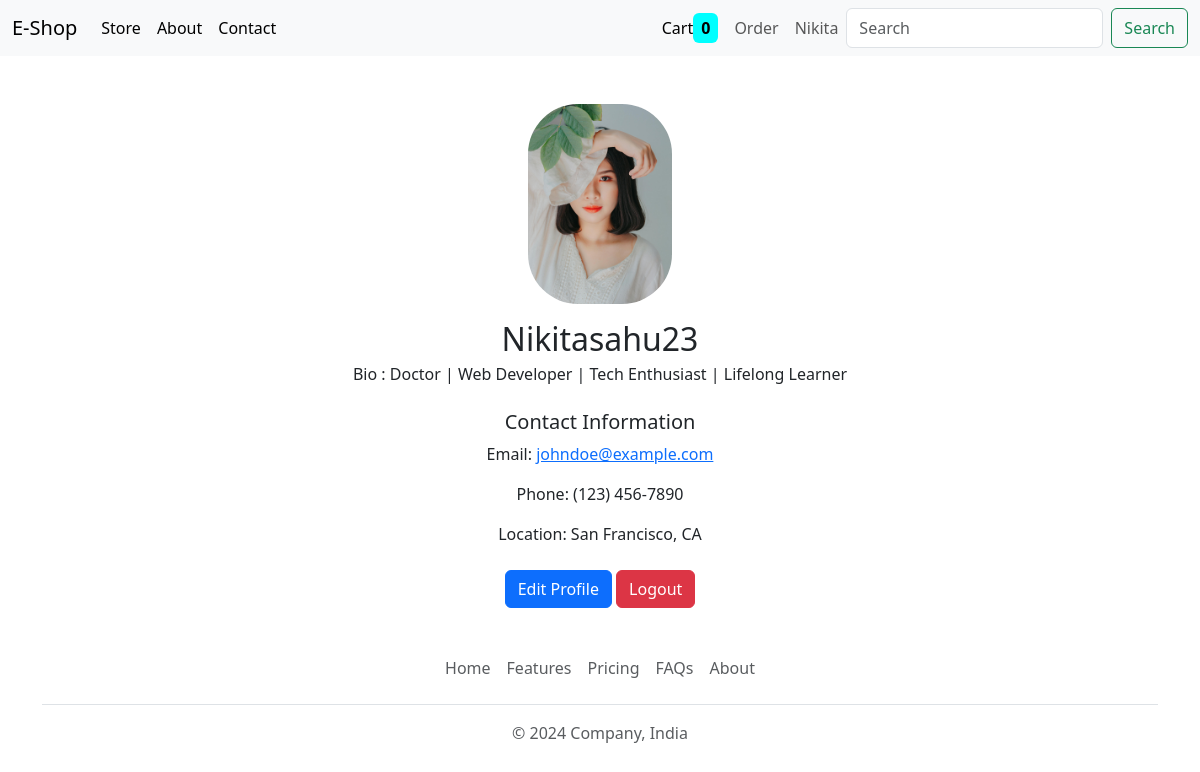
Screenshot of /profile/ (signed in) with the database file from the repository.
### store/models/customer.py (models this page shows)
class Customer(models.Model):
    firstname = models.CharField(max_length=50)
    lastname = models.CharField(max_length=50)
    email = models.EmailField()
    phone = models.CharField(max_length=15)
    username = models.CharField(max_length=50)
    password = models.CharField(max_length=50)
    def __str__(self):
        return self.username

### store/models/profile.py (models this page shows)
class Profile(models.Model):
    customer = models.OneToOneField(Customer, on_delete=models.CASCADE, related_name='profile')
    image = models.ImageField(upload_to='profilePicture')
    bio = models.CharField(max_length=200)
    def __str__(self):
        return f"{self.customer}"

### store/views.py (the view)
# urls.py: path('profile/', views.ProfilePage, name='profile'),
def ProfilePage(request):
    logged_customer_id = request.session.get('customer')
    try:
        profile_objs = Profile.objects.get(customer__id = logged_customer_id)
    except:
        profile_objs = None
        messages.info(request, 'Please update your profile.')
    return render(request, 'profile.html', {'logged_customer_id':logged_customer_id, 'profile_objs':profile_objs})

### store/templatetags/custom_filter.py (called while the page is built)
@register.filter()
def get_logged_customer(customer_id):
    customer_name = Customer.objects.get(id = customer_id).firstname
    return customer_name

### store/templates/profile.html (shortened to what this page needs)
{% extends "base.html" %}
{% load custom_filter %}
{% block content %}
<div class="container mt-5">
  <div class="row justify-content-center">
      <div class="col-md-6 text-center">
          <img src="{{profile_objs.image.url}}" alt="Profile Picture" class="profile-pic mb-3" style="height: 200px; border-radius: 50px;">
          <h2 class="mb-1">{{profile_objs}}</h2>
          <p class="bio">Bio : {{profile_objs.bio}} | Web Developer | Tech Enthusiast | Lifelong Learner</p>
          <div class="mt-4">
              <h5>Contact Information</h5>
              <p>Email: <a href="mailto:johndoe@example.com">johndoe@example.com</a></p>
              <p>Phone: (123) 456-7890</p>
              <p>Location: San Francisco, CA</p>
          </div>
          <div class="mt-4">
              <a href="#" class="btn btn-primary">Edit Profile</a>
              <a class="btn btn-danger" href="/logout/">Logout</a>
          </div>
      </div>
  </div>
</div>
{% endblock content %}

### store/templates/base.html (shortened to what this page needs)
{% load custom_filter %}
<!doctype html>
<html lang="en">
  <head>
    <link href="https://cdn.jsdelivr.net/npm/bootstrap@5.3.3/dist/css/bootstrap.min.css" rel="stylesheet">
  </head>
  <body>
    <nav class="navbar navbar-expand-lg bg-body-tertiary sticky-top">
        <div class="container-fluid">
          <a class="navbar-brand" href="/">E-Shop</a>
          <div class="collapse navbar-collapse" id="navbarSupportedContent">
            <ul class="navbar-nav me-auto mb-2 mb-lg-0">
              <li class="nav-item">
                <a class="nav-link active" aria-current="page" href="/">Store</a>
              </li>
              <li class="nav-item">
                <a class="nav-link active" aria-current="page" href="/about/">About</a>
              </li>
              <li class="nav-item">
                <a class="nav-link active" aria-current="page" href="/contact/">Contact</a>
              </li>
            </ul>
            <form method="get" class="d-flex" role="search">
              <ul class="navbar-nav me-auto mb-2 mb-lg-0">
                <li class="nav-item">
                  <a class="nav-link active" aria-current="page" href="/cart">Cart<span class="py-1 px-2 rounded" style="background-color: cyan;"><b>{{request.session.cart.keys|length}}</b></span>
                  </a>
                </li>
              </ul>
              {% if request.session.customer %}
              <ul class="navbar-nav me-auto mb-2 mb-lg-0">
                <li class="nav-item">
                  <a class="nav-link" aria-current="page" href="/order">Order</a>
                </li>
              </ul>
              <ul class="navbar-nav me-auto mb-2 mb-lg-0">
                <li class="nav-item">
                  <a class="nav-link" aria-current="page" href="/profile">{{request.session.customer | get_logged_customer}}</a>
                </li>
              </ul>
              {% endif %}
              <input class="form-control me-2" name="search" type="search" placeholder="Search" aria-label="Search">
              <button class="btn btn-outline-success" type="submit">Search</button>
            </form>
          </div>
        </div>
    </nav>
    {% block content %}{% endblock content %}
    <div class="container">
      <footer class="py-3 my-4">
        <ul class="nav justify-content-center border-bottom pb-3 mb-3">
          <li class="nav-item"><a href="/" class="nav-link px-2 text-muted">Home</a></li>
          <li class="nav-item"><a href="" class="nav-link px-2 text-muted">Features</a></li>
          <li class="nav-item"><a href="" class="nav-link px-2 text-muted">Pricing</a></li>
          <li class="nav-item"><a href="" class="nav-link px-2 text-muted">FAQs</a></li>
          <li class="nav-item"><a href="" class="nav-link px-2 text-muted">About</a></li>
        </ul>
        <p class="text-center text-muted">© 2024 Company, India</p>
      </footer>
    </div>
  </body>
</html>

### rows the page displays
Customer: session.customer|get_logged_customer "Nikita"
Profile: image (picture), customer.username "Nikitasahu23", bio "Doctor"

### other values shown
{{ request.session.cart.keys|length }} "0"
